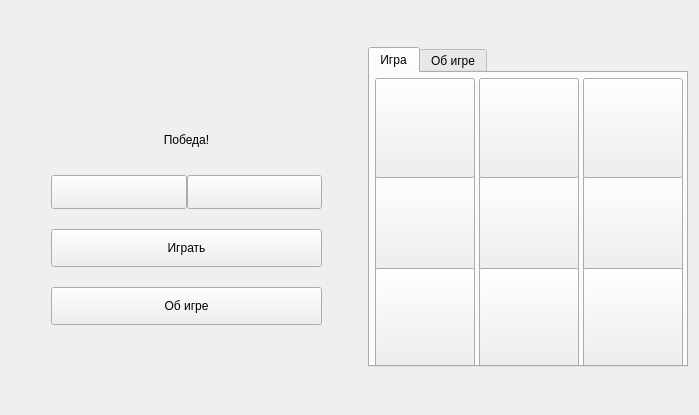
<?xml version="1.0" encoding="UTF-8"?>
<ui version="4.0">
 <class>Widget</class>
 <widget class="QWidget" name="Widget">
  <property name="geometry">
   <rect>
    <x>0</x>
    <y>0</y>
    <width>699</width>
    <height>415</height>
   </rect>
  </property>
  <property name="windowTitle">
   <string>Крестики / нолики</string>
  </property>
  <property name="windowIcon">
   <iconset resource="resources.qrc">
    <normaloff>:/n/resources/images/title_ico.png</normaloff>:/n/resources/images/title_ico.png</iconset>
  </property>
  <property name="styleSheet">
   <string notr="true"/>
  </property>
  <layout class="QHBoxLayout" name="horizontalLayout_2">
   <item>
    <spacer name="horizontalSpacer">
     <property name="orientation">
      <enum>Qt::Horizontal</enum>
     </property>
     <property name="sizeType">
      <enum>QSizePolicy::Fixed</enum>
     </property>
     <property name="sizeHint" stdset="0">
      <size>
       <width>40</width>
       <height>20</height>
      </size>
     </property>
    </spacer>
   </item>
   <item>
    <layout class="QVBoxLayout" name="verticalLayout">
     <property name="spacing">
      <number>20</number>
     </property>
     <item>
      <spacer name="verticalSpacer_2">
       <property name="orientation">
        <enum>Qt::Vertical</enum>
       </property>
       <property name="sizeHint" stdset="0">
        <size>
         <width>20</width>
         <height>40</height>
        </size>
       </property>
      </spacer>
     </item>
     <item>
      <widget class="QLabel" name="label">
       <property name="text">
        <string/>
       </property>
       <property name="pixmap">
        <pixmap resource="resources.qrc">:/n/resources/images/name.png</pixmap>
       </property>
       <property name="alignment">
        <set>Qt::AlignCenter</set>
       </property>
      </widget>
     </item>
     <item>
      <widget class="QLabel" name="messageLabel">
       <property name="sizePolicy">
        <sizepolicy hsizetype="Preferred" vsizetype="Fixed">
         <horstretch>0</horstretch>
         <verstretch>0</verstretch>
        </sizepolicy>
       </property>
       <property name="minimumSize">
        <size>
         <width>0</width>
         <height>30</height>
        </size>
       </property>
       <property name="text">
        <string>Победа!</string>
       </property>
       <property name="alignment">
        <set>Qt::AlignCenter</set>
       </property>
      </widget>
     </item>
     <item>
      <layout class="QHBoxLayout" name="horizontalLayout">
       <property name="spacing">
        <number>0</number>
       </property>
       <item>
        <widget class="QPushButton" name="leftButton">
         <property name="minimumSize">
          <size>
           <width>0</width>
           <height>34</height>
          </size>
         </property>
         <property name="text">
          <string/>
         </property>
        </widget>
       </item>
       <item>
        <widget class="QPushButton" name="rightButton">
         <property name="minimumSize">
          <size>
           <width>0</width>
           <height>34</height>
          </size>
         </property>
         <property name="text">
          <string/>
         </property>
        </widget>
       </item>
      </layout>
     </item>
     <item>
      <widget class="QPushButton" name="startButton">
       <property name="minimumSize">
        <size>
         <width>0</width>
         <height>38</height>
        </size>
       </property>
       <property name="styleSheet">
        <string notr="true"/>
       </property>
       <property name="text">
        <string>Играть</string>
       </property>
      </widget>
     </item>
     <item>
      <widget class="QPushButton" name="aboutButton">
       <property name="minimumSize">
        <size>
         <width>0</width>
         <height>38</height>
        </size>
       </property>
       <property name="styleSheet">
        <string notr="true"/>
       </property>
       <property name="text">
        <string>Об игре</string>
       </property>
      </widget>
     </item>
     <item>
      <spacer name="verticalSpacer">
       <property name="orientation">
        <enum>Qt::Vertical</enum>
       </property>
       <property name="sizeHint" stdset="0">
        <size>
         <width>20</width>
         <height>40</height>
        </size>
       </property>
      </spacer>
     </item>
    </layout>
   </item>
   <item>
    <spacer name="horizontalSpacer_2">
     <property name="orientation">
      <enum>Qt::Horizontal</enum>
     </property>
     <property name="sizeType">
      <enum>QSizePolicy::Fixed</enum>
     </property>
     <property name="sizeHint" stdset="0">
      <size>
       <width>40</width>
       <height>20</height>
      </size>
     </property>
    </spacer>
   </item>
   <item>
    <widget class="QTabWidget" name="tabWidget">
     <property name="sizePolicy">
      <sizepolicy hsizetype="Fixed" vsizetype="Fixed">
       <horstretch>0</horstretch>
       <verstretch>0</verstretch>
      </sizepolicy>
     </property>
     <property name="maximumSize">
      <size>
       <width>320</width>
       <height>320</height>
      </size>
     </property>
     <property name="styleSheet">
      <string notr="true"/>
     </property>
     <property name="currentIndex">
      <number>0</number>
     </property>
     <widget class="QWidget" name="tab">
      <attribute name="title">
       <string>Игра</string>
      </attribute>
      <layout class="QGridLayout" name="gridLayout_2">
       <property name="leftMargin">
        <number>5</number>
       </property>
       <property name="topMargin">
        <number>5</number>
       </property>
       <property name="rightMargin">
        <number>5</number>
       </property>
       <property name="horizontalSpacing">
        <number>5</number>
       </property>
       <item row="1" column="3">
        <widget class="QPushButton" name="pushButton_1_1">
         <property name="sizePolicy">
          <sizepolicy hsizetype="Fixed" vsizetype="Fixed">
           <horstretch>100</horstretch>
           <verstretch>100</verstretch>
          </sizepolicy>
         </property>
         <property name="minimumSize">
          <size>
           <width>100</width>
           <height>100</height>
          </size>
         </property>
         <property name="styleSheet">
          <string notr="true"/>
         </property>
         <property name="text">
          <string/>
         </property>
        </widget>
       </item>
       <item row="1" column="1">
        <widget class="QPushButton" name="pushButton_1_0">
         <property name="sizePolicy">
          <sizepolicy hsizetype="Fixed" vsizetype="Fixed">
           <horstretch>100</horstretch>
           <verstretch>100</verstretch>
          </sizepolicy>
         </property>
         <property name="minimumSize">
          <size>
           <width>100</width>
           <height>100</height>
          </size>
         </property>
         <property name="text">
          <string/>
         </property>
        </widget>
       </item>
       <item row="1" column="4">
        <widget class="QPushButton" name="pushButton_1_2">
         <property name="sizePolicy">
          <sizepolicy hsizetype="Fixed" vsizetype="Fixed">
           <horstretch>0</horstretch>
           <verstretch>0</verstretch>
          </sizepolicy>
         </property>
         <property name="minimumSize">
          <size>
           <width>100</width>
           <height>100</height>
          </size>
         </property>
         <property name="text">
          <string/>
         </property>
        </widget>
       </item>
       <item row="0" column="1">
        <widget class="QPushButton" name="pushButton_0_0">
         <property name="sizePolicy">
          <sizepolicy hsizetype="Fixed" vsizetype="Fixed">
           <horstretch>100</horstretch>
           <verstretch>100</verstretch>
          </sizepolicy>
         </property>
         <property name="minimumSize">
          <size>
           <width>100</width>
           <height>100</height>
          </size>
         </property>
         <property name="text">
          <string/>
         </property>
        </widget>
       </item>
       <item row="2" column="3">
        <widget class="QPushButton" name="pushButton_2_1">
         <property name="sizePolicy">
          <sizepolicy hsizetype="Fixed" vsizetype="Fixed">
           <horstretch>100</horstretch>
           <verstretch>100</verstretch>
          </sizepolicy>
         </property>
         <property name="minimumSize">
          <size>
           <width>100</width>
           <height>100</height>
          </size>
         </property>
         <property name="text">
          <string/>
         </property>
        </widget>
       </item>
       <item row="2" column="1">
        <widget class="QPushButton" name="pushButton_2_0">
         <property name="sizePolicy">
          <sizepolicy hsizetype="Fixed" vsizetype="Fixed">
           <horstretch>100</horstretch>
           <verstretch>100</verstretch>
          </sizepolicy>
         </property>
         <property name="minimumSize">
          <size>
           <width>100</width>
           <height>100</height>
          </size>
         </property>
         <property name="text">
          <string/>
         </property>
        </widget>
       </item>
       <item row="0" column="3">
        <widget class="QPushButton" name="pushButton_0_1">
         <property name="sizePolicy">
          <sizepolicy hsizetype="Fixed" vsizetype="Fixed">
           <horstretch>100</horstretch>
           <verstretch>100</verstretch>
          </sizepolicy>
         </property>
         <property name="minimumSize">
          <size>
           <width>100</width>
           <height>100</height>
          </size>
         </property>
         <property name="text">
          <string/>
         </property>
        </widget>
       </item>
       <item row="2" column="4">
        <widget class="QPushButton" name="pushButton_2_2">
         <property name="sizePolicy">
          <sizepolicy hsizetype="Fixed" vsizetype="Fixed">
           <horstretch>100</horstretch>
           <verstretch>100</verstretch>
          </sizepolicy>
         </property>
         <property name="minimumSize">
          <size>
           <width>100</width>
           <height>100</height>
          </size>
         </property>
         <property name="text">
          <string/>
         </property>
        </widget>
       </item>
       <item row="0" column="4">
        <widget class="QPushButton" name="pushButton_0_2">
         <property name="sizePolicy">
          <sizepolicy hsizetype="Fixed" vsizetype="Fixed">
           <horstretch>100</horstretch>
           <verstretch>100</verstretch>
          </sizepolicy>
         </property>
         <property name="minimumSize">
          <size>
           <width>100</width>
           <height>100</height>
          </size>
         </property>
         <property name="text">
          <string/>
         </property>
        </widget>
       </item>
      </layout>
     </widget>
     <widget class="QWidget" name="tab_2">
      <attribute name="title">
       <string>Об игре</string>
      </attribute>
      <layout class="QVBoxLayout" name="verticalLayout_2">
       <item>
        <widget class="QLabel" name="label_3">
         <property name="text">
          <string>TextLabel</string>
         </property>
         <property name="alignment">
          <set>Qt::AlignLeading|Qt::AlignLeft|Qt::AlignTop</set>
         </property>
         <property name="wordWrap">
          <bool>true</bool>
         </property>
        </widget>
       </item>
      </layout>
     </widget>
    </widget>
   </item>
  </layout>
 </widget>
 <resources>
  <include location="resources.qrc"/>
 </resources>
 <connections/>
</ui>
